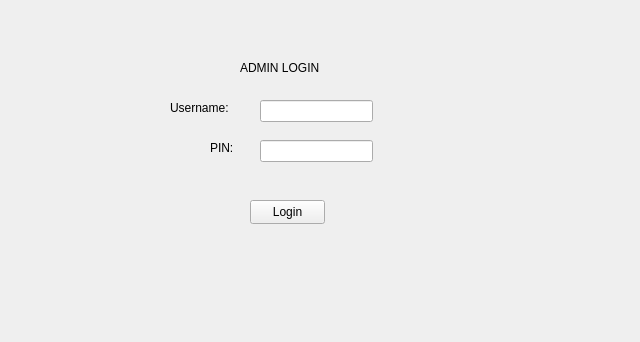
<?xml version="1.0" encoding="UTF-8"?>
<ui version="4.0">
 <class>adminloginwindow</class>
 <widget class="QWidget" name="adminloginwindow">
  <property name="geometry">
   <rect>
    <x>0</x>
    <y>0</y>
    <width>640</width>
    <height>342</height>
   </rect>
  </property>
  <property name="windowTitle">
   <string>Form</string>
  </property>
  <widget class="QLabel" name="statusLabel">
   <property name="geometry">
    <rect>
     <x>240</x>
     <y>60</y>
     <width>81</width>
     <height>16</height>
    </rect>
   </property>
   <property name="text">
    <string>ADMIN LOGIN</string>
   </property>
  </widget>
  <widget class="QLineEdit" name="usernameInput">
   <property name="geometry">
    <rect>
     <x>260</x>
     <y>100</y>
     <width>113</width>
     <height>22</height>
    </rect>
   </property>
  </widget>
  <widget class="QLineEdit" name="passwordInput">
   <property name="geometry">
    <rect>
     <x>260</x>
     <y>140</y>
     <width>113</width>
     <height>22</height>
    </rect>
   </property>
  </widget>
  <widget class="QLabel" name="usernamePlaceholder">
   <property name="geometry">
    <rect>
     <x>170</x>
     <y>100</y>
     <width>71</width>
     <height>16</height>
    </rect>
   </property>
   <property name="text">
    <string>Username:</string>
   </property>
  </widget>
  <widget class="QLabel" name="label_3">
   <property name="geometry">
    <rect>
     <x>210</x>
     <y>140</y>
     <width>49</width>
     <height>16</height>
    </rect>
   </property>
   <property name="text">
    <string>PIN:</string>
   </property>
  </widget>
  <widget class="QPushButton" name="loginButton">
   <property name="geometry">
    <rect>
     <x>250</x>
     <y>200</y>
     <width>75</width>
     <height>24</height>
    </rect>
   </property>
   <property name="text">
    <string>Login</string>
   </property>
  </widget>
 </widget>
 <resources/>
 <connections/>
</ui>
